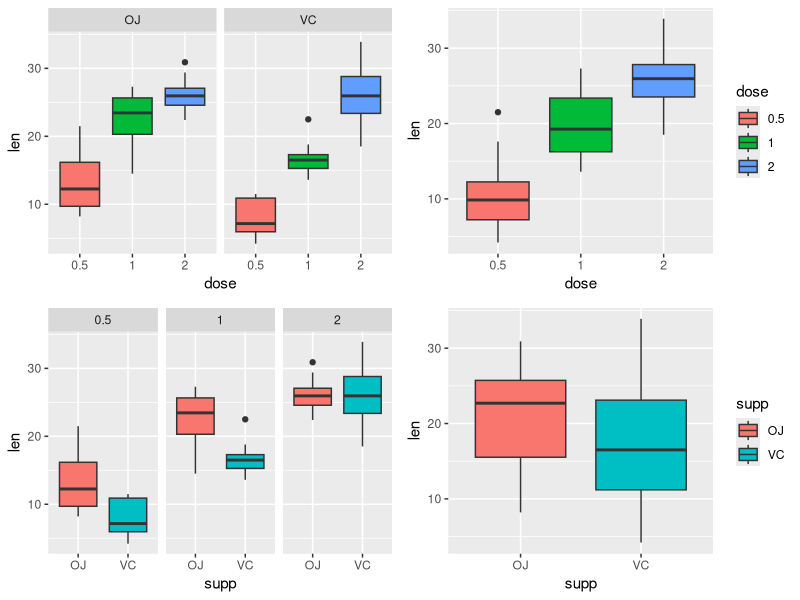

The R script that drew this image:
## ---- chunk 1
library(knitr)
opts_chunk$set(fig.width=10, fig.height=8, warning=FALSE, message=FALSE)
## ---- chunk 2
# load neccesary libraries
library(ggplot2)
library(gridExtra)

# The Effect of Vitamin C on Tooth Growth in Guinea Pigs
data(ToothGrowth)
toothGrowth <- ToothGrowth 
toothGrowth$dose <- as.factor(toothGrowth$dose) # convert to factor
## ---- chunk 3
str(toothGrowth)
summary(toothGrowth)
head(toothGrowth)

table(toothGrowth$supp, toothGrowth$dose)
## ---- chunk 4
p1 <- ggplot(data=toothGrowth, aes(x=dose,y=len,fill=dose)) +
  geom_boxplot() + 
  theme(legend.position="none") + 
  facet_grid(.~supp) 

p2 <- ggplot(data=toothGrowth, aes(x=supp,y=len,fill=supp)) +
  geom_boxplot() + 
  theme(legend.position="none") + 
  facet_grid(.~dose) 

p3 <- ggplot(data=toothGrowth, aes(x=supp,y=len,fill=supp)) +
  geom_boxplot()

p4 <- ggplot(data=toothGrowth, aes(x=dose,y=len,fill=dose)) +
  geom_boxplot()

grid.arrange(p1, p4, p2, p3, ncol = 2, nrow=2)

#ggpairs(toothGrowth, 
#        upper = list(continuous = "density", combo = "box"),
#        lower = list(continuous="smooth"),        
#        colour = "dose",
#        axisLabels='show')
## ---- chunk 5
# run t-test
t.test(len~supp,data=toothGrowth)
## ---- chunk 6
# run t-test using dose amounts 0.5 and 1.0
toothGrowth_sub <- subset(toothGrowth, toothGrowth$dose %in% c(1.0,0.5))
t.test(len~dose,data=toothGrowth_sub)

# run t-test using dose amounts 0.5 and 2.0
toothGrowth_sub <- subset(toothGrowth, toothGrowth$dose %in% c(0.5,2.0))
t.test(len~dose,data=toothGrowth_sub)

# run t-test using dose amounts 1.0 and 2.0
toothGrowth_sub <- subset(toothGrowth, toothGrowth$dose %in% c(1.0,2.0))
t.test(len~dose,data=toothGrowth_sub)
